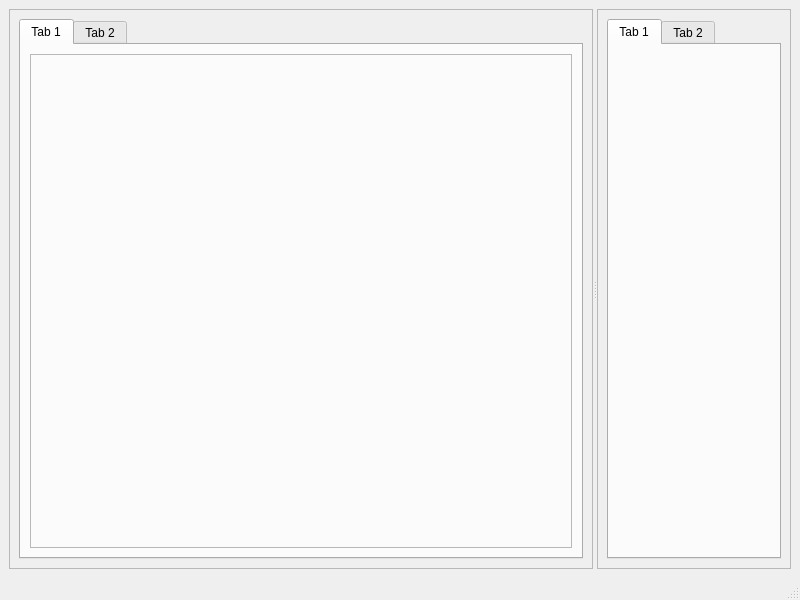
<?xml version="1.0" encoding="UTF-8"?>
<ui version="4.0">
 <class>TestWindow</class>
 <widget class="QMainWindow" name="TestWindow">
  <property name="geometry">
   <rect>
    <x>0</x>
    <y>0</y>
    <width>800</width>
    <height>600</height>
   </rect>
  </property>
  <property name="windowTitle">
   <string>MainWindow</string>
  </property>
  <widget class="QWidget" name="centralwidget">
   <layout class="QVBoxLayout" name="verticalLayout_4">
    <item>
     <widget class="QSplitter" name="splitter">
      <property name="orientation">
       <enum>Qt::Horizontal</enum>
      </property>
      <widget class="QFrame" name="frame_2">
       <property name="frameShape">
        <enum>QFrame::StyledPanel</enum>
       </property>
       <property name="frameShadow">
        <enum>QFrame::Raised</enum>
       </property>
       <layout class="QVBoxLayout" name="verticalLayout">
        <item>
         <widget class="QTabWidget" name="tabWidget">
          <widget class="QWidget" name="tab">
           <attribute name="title">
            <string>Tab 1</string>
           </attribute>
           <layout class="QVBoxLayout" name="verticalLayout_3">
            <item>
             <widget class="QFrame" name="frame_3">
              <property name="minimumSize">
               <size>
                <width>400</width>
                <height>0</height>
               </size>
              </property>
              <property name="frameShape">
               <enum>QFrame::StyledPanel</enum>
              </property>
              <property name="frameShadow">
               <enum>QFrame::Raised</enum>
              </property>
             </widget>
            </item>
           </layout>
          </widget>
          <widget class="QWidget" name="tab_2">
           <attribute name="title">
            <string>Tab 2</string>
           </attribute>
          </widget>
         </widget>
        </item>
       </layout>
      </widget>
      <widget class="QFrame" name="frame">
       <property name="frameShape">
        <enum>QFrame::StyledPanel</enum>
       </property>
       <property name="frameShadow">
        <enum>QFrame::Raised</enum>
       </property>
       <layout class="QVBoxLayout" name="verticalLayout_2">
        <item>
         <widget class="QTabWidget" name="tabWidget_2">
          <widget class="QWidget" name="tab_3">
           <attribute name="title">
            <string>Tab 1</string>
           </attribute>
          </widget>
          <widget class="QWidget" name="tab_4">
           <attribute name="title">
            <string>Tab 2</string>
           </attribute>
          </widget>
         </widget>
        </item>
       </layout>
      </widget>
     </widget>
    </item>
   </layout>
  </widget>
  <widget class="QMenuBar" name="menubar">
   <property name="geometry">
    <rect>
     <x>0</x>
     <y>0</y>
     <width>800</width>
     <height>17</height>
    </rect>
   </property>
  </widget>
  <widget class="QStatusBar" name="statusbar"/>
 </widget>
 <resources/>
 <connections/>
</ui>
